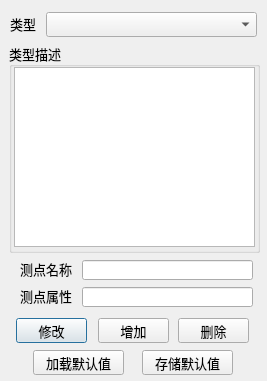
<?xml version="1.0" encoding="UTF-8"?>
<ui version="4.0">
 <class>pointTypeDlg</class>
 <widget class="QDialog" name="pointTypeDlg">
  <property name="geometry">
   <rect>
    <x>0</x>
    <y>0</y>
    <width>267</width>
    <height>381</height>
   </rect>
  </property>
  <property name="minimumSize">
   <size>
    <width>267</width>
    <height>381</height>
   </size>
  </property>
  <property name="maximumSize">
   <size>
    <width>267</width>
    <height>381</height>
   </size>
  </property>
  <property name="baseSize">
   <size>
    <width>267</width>
    <height>381</height>
   </size>
  </property>
  <property name="windowTitle">
   <string>测点类型定义</string>
  </property>
  <property name="windowIcon">
   <iconset resource="../mainwindow.qrc">
    <normaloff>:/image/config.png</normaloff>:/image/config.png</iconset>
  </property>
  <widget class="QLabel" name="typeLabel">
   <property name="geometry">
    <rect>
     <x>10</x>
     <y>13</y>
     <width>31</width>
     <height>21</height>
    </rect>
   </property>
   <property name="font">
    <font>
     <family>微软雅黑</family>
     <pointsize>10</pointsize>
    </font>
   </property>
   <property name="text">
    <string>类型</string>
   </property>
  </widget>
  <widget class="QComboBox" name="typeCombo">
   <property name="geometry">
    <rect>
     <x>46</x>
     <y>12</y>
     <width>211</width>
     <height>25</height>
    </rect>
   </property>
  </widget>
  <widget class="QGroupBox" name="groupBox">
   <property name="geometry">
    <rect>
     <x>9</x>
     <y>43</y>
     <width>251</width>
     <height>210</height>
    </rect>
   </property>
   <property name="font">
    <font>
     <family>微软雅黑</family>
     <pointsize>10</pointsize>
    </font>
   </property>
   <property name="title">
    <string>类型描述</string>
   </property>
   <widget class="QTableWidget" name="tableWidget">
    <property name="geometry">
     <rect>
      <x>5</x>
      <y>24</y>
      <width>241</width>
      <height>180</height>
     </rect>
    </property>
   </widget>
  </widget>
  <widget class="QLabel" name="label">
   <property name="geometry">
    <rect>
     <x>20</x>
     <y>256</y>
     <width>71</width>
     <height>25</height>
    </rect>
   </property>
   <property name="font">
    <font>
     <family>微软雅黑</family>
     <pointsize>10</pointsize>
    </font>
   </property>
   <property name="text">
    <string>测点名称</string>
   </property>
  </widget>
  <widget class="QLineEdit" name="pointNameEdit">
   <property name="geometry">
    <rect>
     <x>82</x>
     <y>260</y>
     <width>171</width>
     <height>20</height>
    </rect>
   </property>
  </widget>
  <widget class="QLabel" name="label_2">
   <property name="geometry">
    <rect>
     <x>20</x>
     <y>283</y>
     <width>71</width>
     <height>25</height>
    </rect>
   </property>
   <property name="font">
    <font>
     <family>微软雅黑</family>
     <pointsize>10</pointsize>
    </font>
   </property>
   <property name="text">
    <string>测点属性</string>
   </property>
  </widget>
  <widget class="QLineEdit" name="attrEdit">
   <property name="geometry">
    <rect>
     <x>82</x>
     <y>287</y>
     <width>171</width>
     <height>20</height>
    </rect>
   </property>
  </widget>
  <widget class="QPushButton" name="modifyBtn">
   <property name="geometry">
    <rect>
     <x>16</x>
     <y>318</y>
     <width>71</width>
     <height>25</height>
    </rect>
   </property>
   <property name="font">
    <font>
     <family>微软雅黑</family>
     <pointsize>10</pointsize>
    </font>
   </property>
   <property name="text">
    <string>修改</string>
   </property>
  </widget>
  <widget class="QPushButton" name="addBtn">
   <property name="geometry">
    <rect>
     <x>98</x>
     <y>318</y>
     <width>71</width>
     <height>25</height>
    </rect>
   </property>
   <property name="font">
    <font>
     <family>微软雅黑</family>
     <pointsize>10</pointsize>
    </font>
   </property>
   <property name="text">
    <string>增加</string>
   </property>
  </widget>
  <widget class="QPushButton" name="delBtn">
   <property name="geometry">
    <rect>
     <x>178</x>
     <y>318</y>
     <width>71</width>
     <height>25</height>
    </rect>
   </property>
   <property name="font">
    <font>
     <family>微软雅黑</family>
     <pointsize>10</pointsize>
    </font>
   </property>
   <property name="text">
    <string>删除</string>
   </property>
  </widget>
  <widget class="QPushButton" name="loadBtn">
   <property name="geometry">
    <rect>
     <x>33</x>
     <y>350</y>
     <width>91</width>
     <height>25</height>
    </rect>
   </property>
   <property name="font">
    <font>
     <family>微软雅黑</family>
     <pointsize>10</pointsize>
    </font>
   </property>
   <property name="text">
    <string>加载默认值</string>
   </property>
  </widget>
  <widget class="QPushButton" name="saveBtn">
   <property name="geometry">
    <rect>
     <x>142</x>
     <y>350</y>
     <width>91</width>
     <height>25</height>
    </rect>
   </property>
   <property name="font">
    <font>
     <family>微软雅黑</family>
     <pointsize>10</pointsize>
    </font>
   </property>
   <property name="text">
    <string>存储默认值</string>
   </property>
  </widget>
 </widget>
 <resources>
  <include location="../mainwindow.qrc"/>
 </resources>
 <connections>
  <connection>
   <sender>typeCombo</sender>
   <signal>currentIndexChanged(int)</signal>
   <receiver>pointTypeDlg</receiver>
   <slot>typeComboChanged(int)</slot>
   <hints>
    <hint type="sourcelabel">
     <x>257</x>
     <y>30</y>
    </hint>
    <hint type="destinationlabel">
     <x>307</x>
     <y>51</y>
    </hint>
   </hints>
  </connection>
  <connection>
   <sender>modifyBtn</sender>
   <signal>clicked()</signal>
   <receiver>pointTypeDlg</receiver>
   <slot>modifyPointType()</slot>
   <hints>
    <hint type="sourcelabel">
     <x>40</x>
     <y>342</y>
    </hint>
    <hint type="destinationlabel">
     <x>24</x>
     <y>363</y>
    </hint>
   </hints>
  </connection>
  <connection>
   <sender>delBtn</sender>
   <signal>clicked()</signal>
   <receiver>pointTypeDlg</receiver>
   <slot>delPointType()</slot>
   <hints>
    <hint type="sourcelabel">
     <x>282</x>
     <y>351</y>
    </hint>
    <hint type="destinationlabel">
     <x>306</x>
     <y>374</y>
    </hint>
   </hints>
  </connection>
  <connection>
   <sender>addBtn</sender>
   <signal>clicked()</signal>
   <receiver>pointTypeDlg</receiver>
   <slot>addPointType()</slot>
   <hints>
    <hint type="sourcelabel">
     <x>146</x>
     <y>344</y>
    </hint>
    <hint type="destinationlabel">
     <x>160</x>
     <y>364</y>
    </hint>
   </hints>
  </connection>
  <connection>
   <sender>loadBtn</sender>
   <signal>clicked()</signal>
   <receiver>pointTypeDlg</receiver>
   <slot>loadDefault()</slot>
   <hints>
    <hint type="sourcelabel">
     <x>101</x>
     <y>384</y>
    </hint>
    <hint type="destinationlabel">
     <x>140</x>
     <y>374</y>
    </hint>
   </hints>
  </connection>
  <connection>
   <sender>saveBtn</sender>
   <signal>clicked()</signal>
   <receiver>pointTypeDlg</receiver>
   <slot>saveDefault()</slot>
   <hints>
    <hint type="sourcelabel">
     <x>262</x>
     <y>380</y>
    </hint>
    <hint type="destinationlabel">
     <x>278</x>
     <y>382</y>
    </hint>
   </hints>
  </connection>
 </connections>
 <slots>
  <slot>typeComboChanged(int)</slot>
  <slot>modifyPointType()</slot>
  <slot>addPointType()</slot>
  <slot>delPointType()</slot>
  <slot>loadDefault()</slot>
  <slot>saveDefault()</slot>
 </slots>
</ui>
